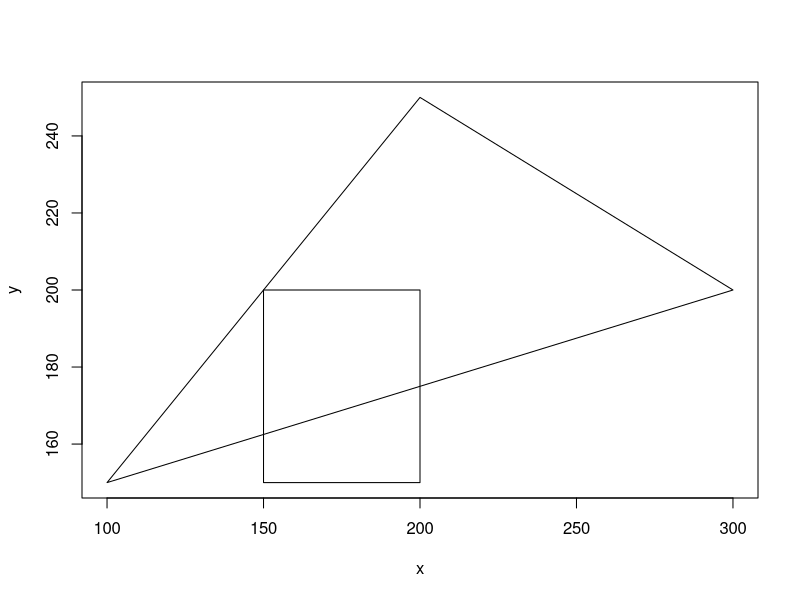

This chart was generated by the following R code:
x = c(100,200,300)
y = c(150,250,200)
x1 = c(150,150,200,200)
y1 = c(150,200,200,150)
plot(x,y,type = 'n')
polygon(x,y)
polygon(x1,y1)
